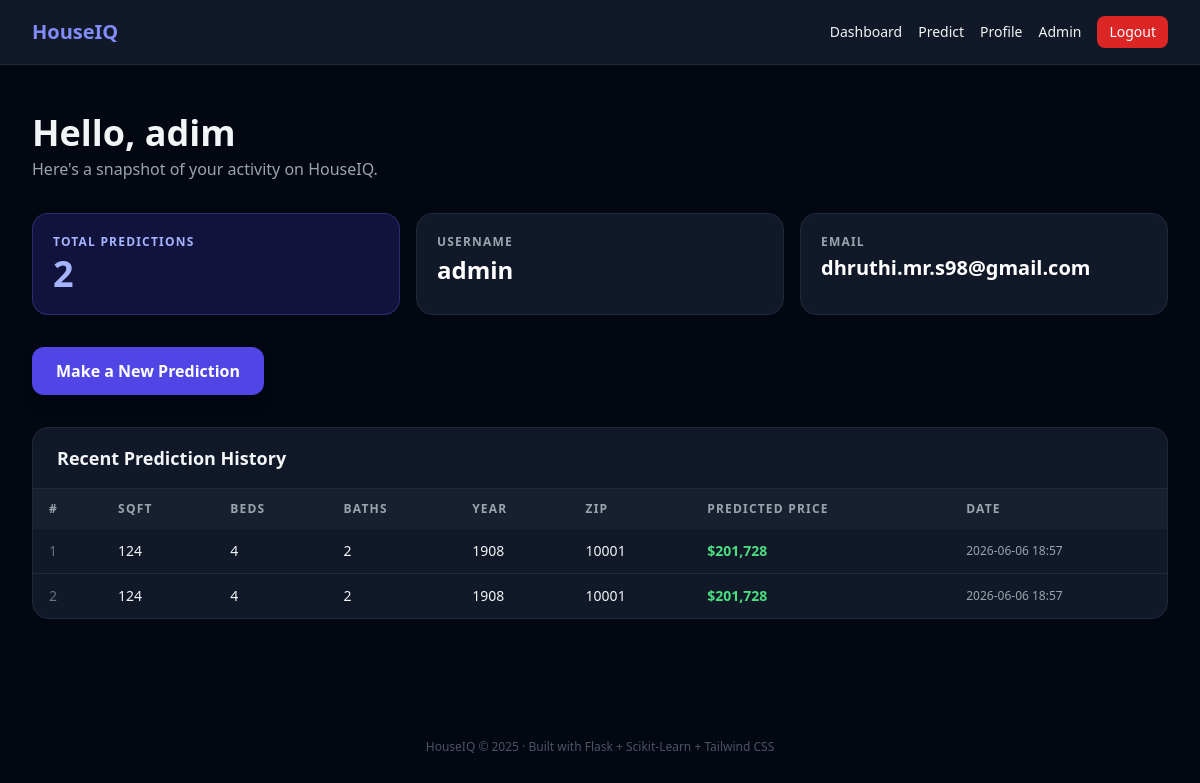
The app's page /dashboard (signed in) with its own data.
### tables this page shows
CREATE TABLE predictions_history (
    id          INTEGER PRIMARY KEY AUTOINCREMENT,
    user_id     INTEGER NOT NULL REFERENCES users(id) ON DELETE CASCADE,
    sqft        INTEGER NOT NULL,
    bedrooms    INTEGER NOT NULL,
    bathrooms   INTEGER NOT NULL,
    year_built  INTEGER NOT NULL,
    zip_code    INTEGER NOT NULL,
    predicted_price REAL NOT NULL,
    created_at  DATETIME DEFAULT (datetime('now'))
);

### app.py (the view)
@app.route("/dashboard")
@login_required
def dashboard():
    history = db().execute(
        "SELECT * FROM predictions_history WHERE user_id=? ORDER BY created_at DESC LIMIT 10",
        (session["user_id"],)
    ).fetchall()
    total = db().execute(
        "SELECT COUNT(*) FROM predictions_history WHERE user_id=?",
        (session["user_id"],)
    ).fetchone()[0]
    return render_template("dashboard.html", history=history, total=total)

### app.py (called while the page is built)
def db():
    if "db" not in g:
        g.db = get_db()
    return g.db

def login_required(f):
    @wraps(f)
    def decorated(*args, **kwargs):
        if "user_id" not in session:
            flash("Please log in to continue.", "warning")
            return redirect(url_for("login"))
        return f(*args, **kwargs)
    return decorated

### database.py (called while the page is built)
def get_db():
    os.makedirs("instance", exist_ok=True)
    conn = sqlite3.connect(DB_PATH)
    conn.row_factory = sqlite3.Row
    conn.execute("PRAGMA foreign_keys = ON")
    return conn

### templates/dashboard.html (shortened to what this page needs)
{% extends "base.html" %}
{% block content %}
<div class="mb-8">
  <h1 class="text-4xl font-bold mb-1">
    Hello, {{ session.full_name }}
  </h1>
  <p class="text-gray-400">Here's a snapshot of your activity on HouseIQ.</p>
</div>
<div class="grid grid-cols-1 sm:grid-cols-3 gap-4 mb-8">
  <div class="bg-indigo-600/20 border border-indigo-500/30 rounded-2xl p-5">
    <p class="text-xs text-indigo-300 font-semibold uppercase tracking-widest mb-1">Total Predictions</p>
    <p class="text-4xl font-bold text-indigo-300">{{ total }}</p>
  </div>
  <div class="bg-gray-900 border border-gray-800 rounded-2xl p-5">
    <p class="text-xs text-gray-400 font-semibold uppercase tracking-widest mb-1">Username</p>
    <p class="text-2xl font-bold text-white">{{ session.username }}</p>
  </div>
  <div class="bg-gray-900 border border-gray-800 rounded-2xl p-5">
    <p class="text-xs text-gray-400 font-semibold uppercase tracking-widest mb-1">Email</p>
    <p class="text-xl font-bold text-white truncate">{{ session.email }}</p>
  </div>
</div>
<div class="mb-8">
  <a href="/predict"
     class="inline-flex items-center gap-2 bg-indigo-600 hover:bg-indigo-700
            text-white font-semibold px-6 py-3 rounded-xl transition shadow-lg">
 Make a New Prediction
  </a>
</div>
<div class="bg-gray-900 border border-gray-800 rounded-2xl overflow-hidden">
  <div class="px-6 py-4 border-b border-gray-800">
    <h2 class="text-lg font-semibold">Recent Prediction History</h2>
  </div>
  {% if history %}
  <div class="overflow-x-auto">
    <table class="w-full text-sm">
      <thead class="text-xs text-gray-400 uppercase tracking-widest bg-gray-800/50">
        <tr>
          <th class="px-4 py-3 text-left">#</th>
          <th class="px-4 py-3 text-left">Sqft</th>
          <th class="px-4 py-3 text-left">Beds</th>
          <th class="px-4 py-3 text-left">Baths</th>
          <th class="px-4 py-3 text-left">Year</th>
          <th class="px-4 py-3 text-left">ZIP</th>
          <th class="px-4 py-3 text-left">Predicted Price</th>
          <th class="px-4 py-3 text-left">Date</th>
        </tr>
      </thead>
      <tbody class="divide-y divide-gray-800">
        {% for row in history %}
<tr class="hover:bg-gray-800/40 transition">
          <td class="px-4 py-3 text-gray-500">{{ loop.index }}</td>
          <td class="px-4 py-3">{{ "{:,}".format(row.sqft) }}</td>
          <td class="px-4 py-3">{{ row.bedrooms }}</td>
          <td class="px-4 py-3">{{ row.bathrooms }}</td>
          <td class="px-4 py-3">{{ row.year_built }}</td>
          <td class="px-4 py-3">{{ "%05d"|format(row.zip_code) }}</td>
          <td class="px-4 py-3 font-semibold text-green-400">
            ${{ "{:,.0f}".format(row.predicted_price) }}
          </td>
          <td class="px-4 py-3 text-gray-400 text-xs">{{ row.created_at[:16] }}</td>
        </tr>
        {% endfor %}
      </tbody>
    </table>
  </div>
  {% else %}
  <div class="px-6 py-12 text-center text-gray-500">
    No predictions yet.
    <a href="/predict" class="text-indigo-400 hover:underline ml-1">Make your first one →</a>
  </div>
  {% endif %}
</div>
{% endblock %}

### templates/base.html (shortened to what this page needs)
<!DOCTYPE html>
<html lang="en" class="h-full bg-gray-950">
<head>
  <script src="https://cdn.tailwindcss.com"></script>
</head>
<body class="h-full text-gray-100 font-sans antialiased">
<nav class="bg-gray-900 border-b border-gray-800 sticky top-0 z-50">
  <div class="max-w-7xl mx-auto px-4 sm:px-6 lg:px-8">
    <div class="flex items-center justify-between h-16">
      <a href="/" class="flex items-center gap-2 text-xl font-bold text-indigo-400">
 HouseIQ
      </a>
      <div class="flex items-center gap-4 text-sm">
        {% if session.user_id %}
          <a href="/dashboard" class="hover:text-indigo-400 transition">Dashboard</a>
          <a href="/predict"   class="hover:text-indigo-400 transition">Predict</a>
          <a href="/profile"   class="hover:text-indigo-400 transition">Profile</a>
          {% if session.username == 'admin' %}
          <a href="/admin" class="hover:text-red-400 transition">Admin</a>
          {% endif %}
          <a href="/logout"
             class="bg-red-600 hover:bg-red-700 text-white px-3 py-1.5 rounded-lg transition">
            Logout
          </a>
        {% else %}
          <a href="/login"    class="hover:text-indigo-400 transition">Login</a>
          <a href="/register"
             class="bg-indigo-600 hover:bg-indigo-700 text-white px-3 py-1.5 rounded-lg transition">
            Register
          </a>
        {% endif %}
      </div>
    </div>
  </div>
</nav>
<div class="max-w-7xl mx-auto px-4 pt-4">
</div>
<main class="max-w-7xl mx-auto px-4 sm:px-6 lg:px-8 py-8">
{% block content %}{% endblock %}
</main>
<footer class="mt-16 py-6 text-center text-xs text-gray-600">
  HouseIQ © 2025 · Built with Flask + Scikit-Learn + Tailwind CSS
</footer>
</body>
</html>

### records on screen
predictions_history: sqft "124", bedrooms "4", bathrooms "2", year_built "1908", zip_code "10001", predicted_price "201,728", created_at "2026-06-06 18:57"
predictions_history: sqft "124", bedrooms "4", bathrooms "2", year_built "1908", zip_code "10001", predicted_price "201,728", created_at "2026-06-06 18:57"

### other values on screen
{{ session.full_name }} "adim"
{{ total }} "2"
{{ session.username }} "admin"
{{ session.email }} "dhruthi.mr.s98@gmail.com"
